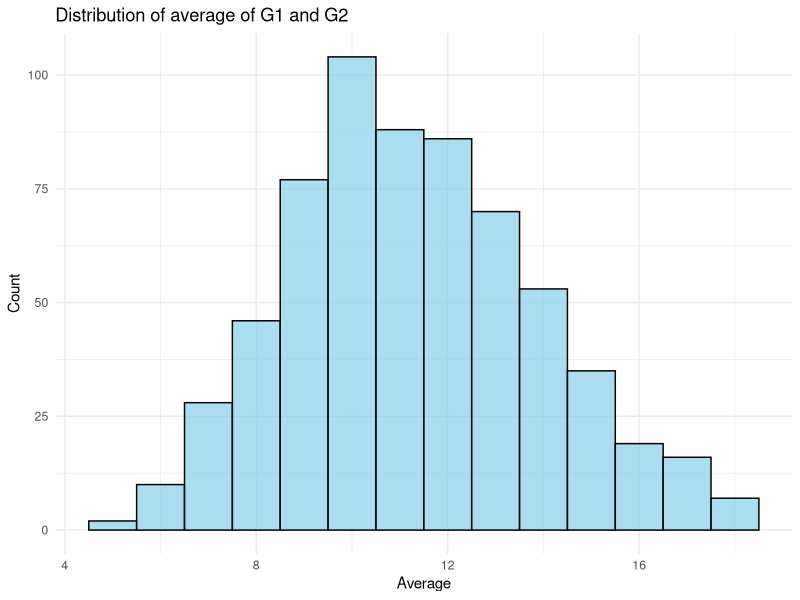
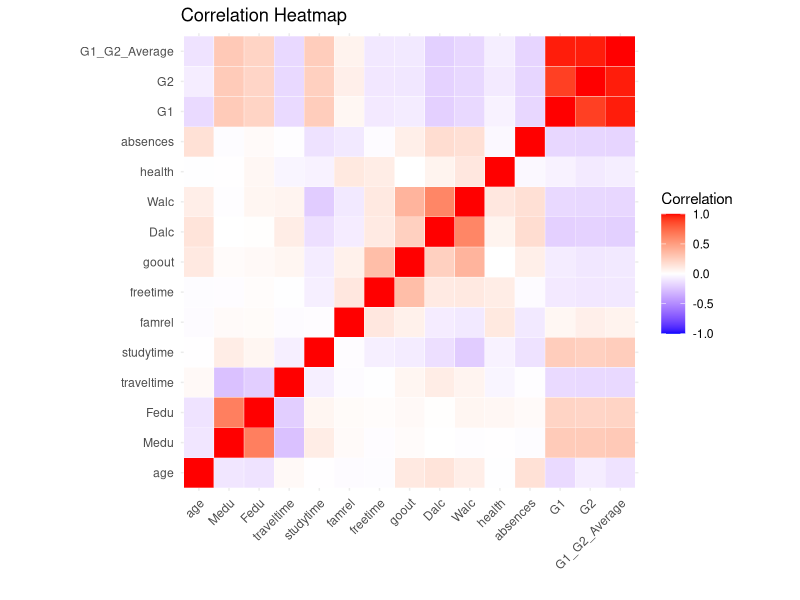
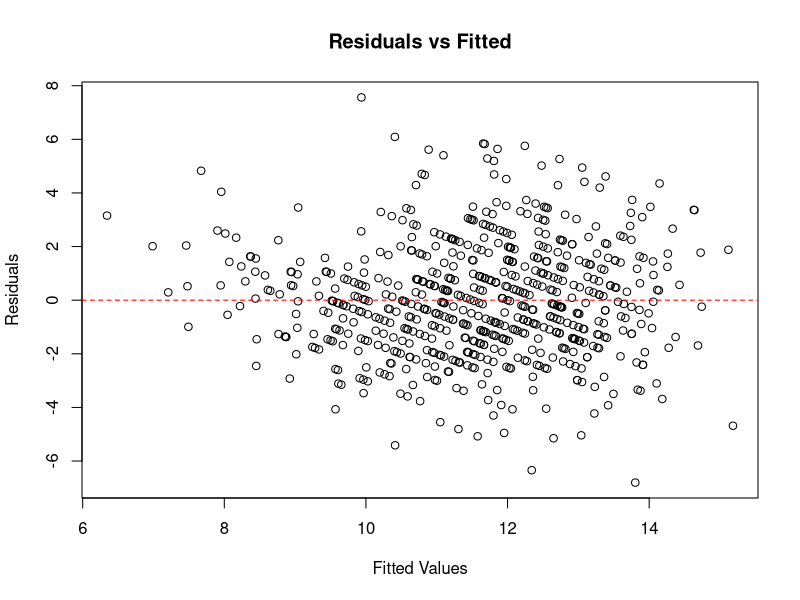
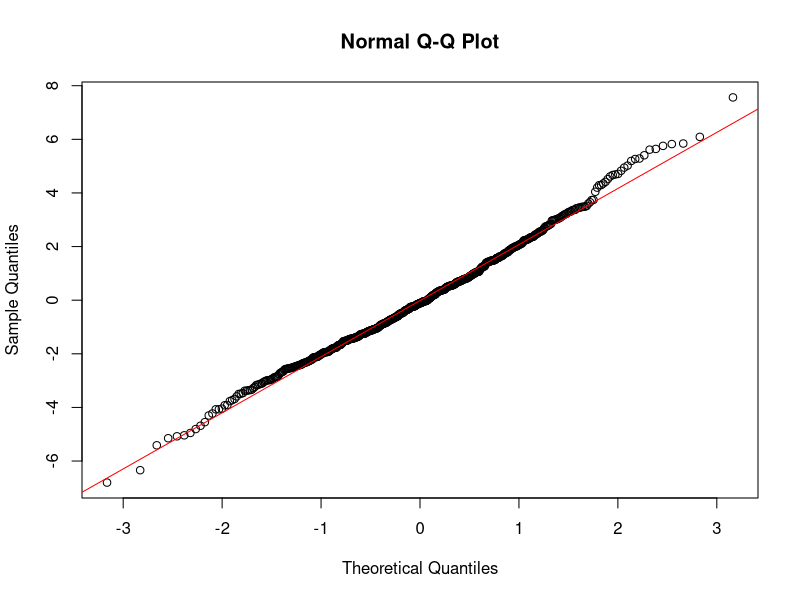
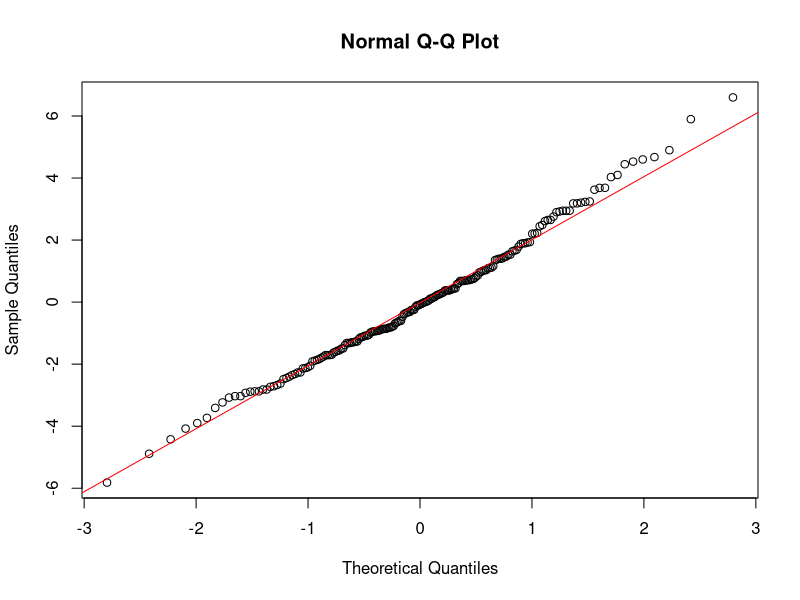
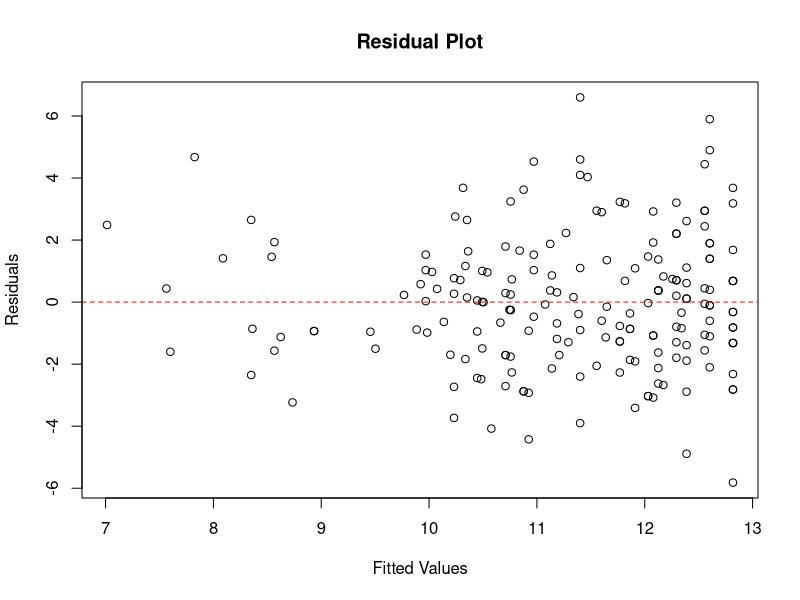
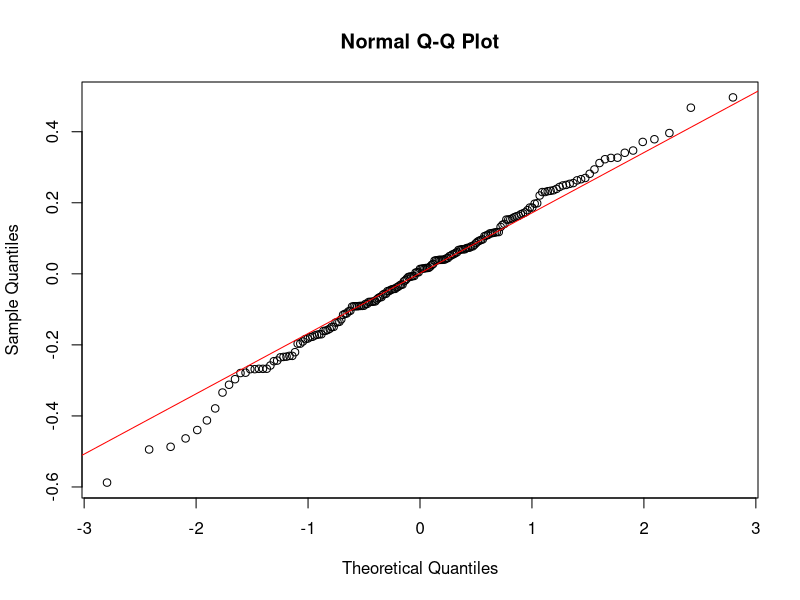
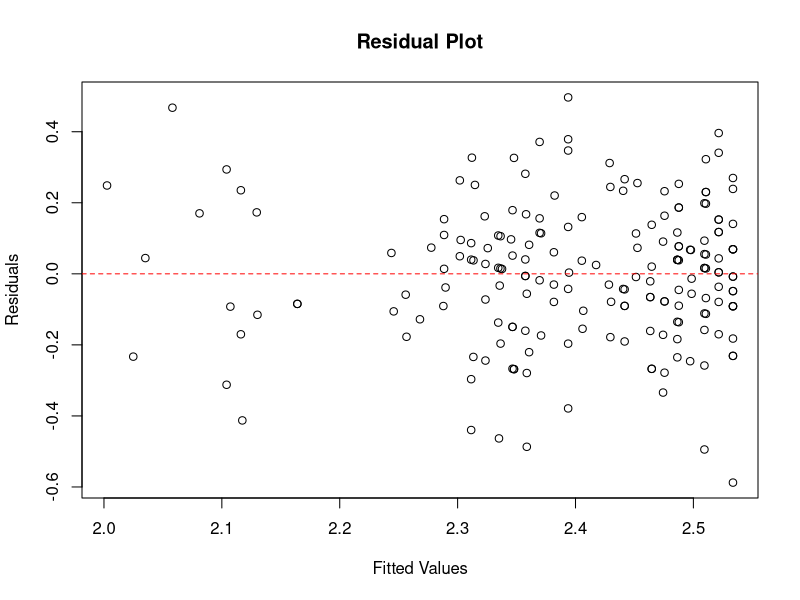

Source code (R) for these figures, in order:
## ---- chunk 1
library(car) 
library(ggplot2) 
library(reshape2) 
library(tidyverse) 
library(broom) 
library(caret) 
library(RColorBrewer) 
library(leaps) 
library(rmarkdown)
library(knitr)
library(evaluate)

## ---- chunk 2
# load the dataset
data <- read.csv("dataset.csv")
head(data, 1)
cat("Table 1. Preview of the High School Alcoholism and Academic Performance dataset.\n")
## ---- chunk 3
# clean the dataset, and store the clean dataset
missing_summary <- sapply(data, function(x) sum(is.na(x)))
data[is.na(data)] <- lapply(data[is.na(data)], function(x) ifelse(is.numeric(x), median(x, na.rm = TRUE), "unknown"))
                            
# Add a new column 'G1_G2_Average' that is the average of G1 and G2
data$G1_G2_Average <- rowMeans(data[c("G1", "G2")], na.rm = TRUE)

# Remove rows where either G1 or G2 is equal to 0
data <- subset(data, G1 != 0 & G2 != 0)
head(data,1)
cat("Table 1. Preview of the cleaned High School Alcoholism and Academic Performance dataset.\n")
## ---- chunk 4
# Distribution histogram of the Average of G1 and G2
hist <- ggplot(data, aes(x = G1_G2_Average)) +
  geom_histogram(binwidth = 1, fill = "skyblue", color = "black", alpha = 0.7) +
  labs(title = "Distribution of average of G1 and G2", x = "Average", y = "Count") +
  theme_minimal()
hist
#cat("Figure 1. Distribution of average of G1 and G2.\n")
## ---- chunk 5
full_model <- lm(G1_G2_Average ~ .-G1-G2, data = data)
summary(full_model)
## ---- chunk 6
#setup the covariance matrix
cor_matrix <- cor(data[, sapply(data, is.numeric)], use = "complete.obs")
#print(cor_matrix)
cor_data <- melt(cor_matrix)
ggplot(cor_data, aes(Var1, Var2, fill = value)) +
  geom_tile(color = "white") +
  scale_fill_gradient2(low = "blue", high = "red", mid = "white", 
                       midpoint = 0, limit = c(-1, 1), space = "Lab", 
                       name = "Correlation") +
  theme_minimal() +
  theme(axis.text.x = element_text(angle = 45, vjust = 1, hjust = 1)) +
  coord_fixed() +
  labs(title = "Correlation Heatmap", x = "", y = "")
#cat("\nFigure 2. Correlation heatmap.\n")
## ---- chunk 7
# residual plot again fitted values for full model
plot(full_model$fitted.values, residuals(full_model),
     xlab = "Fitted Values",
     ylab = "Residuals",
     main = "Residuals vs Fitted")
abline(h = 0, col = "red", lty = 2)
#cat("\nFigure 3. Residual plot for full model.\n")
## ---- chunk 8
# QQ-plot for full model
qqnorm(residuals(full_model))
qqline(residuals(full_model), col = "red")
#cat("\nFigure 4. Q-Q plot for full model.\n")
## ---- chunk 9
# get the VIF values
vif_values <- vif(full_model)
print(vif_values)
## ---- chunk 10
#split data
set.seed(20)
data <- 
    data %>% 
    mutate(id = row_number())

training_data <- 
    data %>% 
    slice_sample(prop = 0.70, replace = FALSE)

testing_data <- 
    data %>%
    anti_join(training_data, by = "id") %>%
    select(-"id")

training_data <- 
    training_data %>% 
    select(-"id")
## ---- chunk 11
#backward selection to choose the covariates
your_backward_sel <- regsubsets(
  x = G1_G2_Average ~ .-G1-G2,  
  nvmax = 4,       
  data = training_data,         
  method = "backward"          
)

#your_backward_sel

your_bwd_summary <- summary(your_backward_sel)

your_bwd_summary_df <- tibble(
  n_input_variables = 1:4,          
  R2 = your_bwd_summary$rsq,
  RSS = your_bwd_summary$rss,
  ADJ.R2 = your_bwd_summary$adjr2,
  BIC = your_bwd_summary$bic,
  Cp = your_bwd_summary$cp
)

your_bwd_summary_df
#your_bwd_summary
## ---- chunk 12
# linear model with no transformation
model <- lm(G1_G2_Average ~ school + Medu + higher + absences, data = testing_data)
summary(model)
## ---- chunk 13
qqnorm(residuals(model))
qqline(residuals(model), col = "red")
#cat("\nFigure 5. Q-Q plot for actual model.\n")
## ---- chunk 14
plot(model$fitted.values, residuals(model), 
     xlab = "Fitted Values", 
     ylab = "Residuals", 
     main = "Residual Plot")
abline(h = 0, col = "red", lty = 2)
#cat("\nFigure 6. Residual plot for actual model.\n")
## ---- chunk 15
# linear model with log transformation
model2 <- lm(log(G1_G2_Average) ~ school + Medu + higher + absences, data = testing_data)
summary(model)
## ---- chunk 16
qqnorm(residuals(model2))
qqline(residuals(model2), col = "red")
#cat("\nFigure 7. Q-Q plot for log-transformed model.\n")
## ---- chunk 17
plot(model2$fitted.values, residuals(model2), 
     xlab = "Fitted Values", 
     ylab = "Residuals", 
     main = "Residual Plot")
abline(h = 0, col = "red", lty = 2)
#cat("\nFigure 8. Residual plot for log-transformed model.\n")
## ---- chunk 18
results <- model %>%
  tidy(conf.int = TRUE)
print(results)
## ---- chunk 19
null_model <- lm(G1_G2_Average ~ 1, data = testing_data)
selected_model <- lm(G1_G2_Average ~ school + Medu + higher + absences, data = testing_data)
## ---- chunk 20
AIC(null_model, selected_model)
